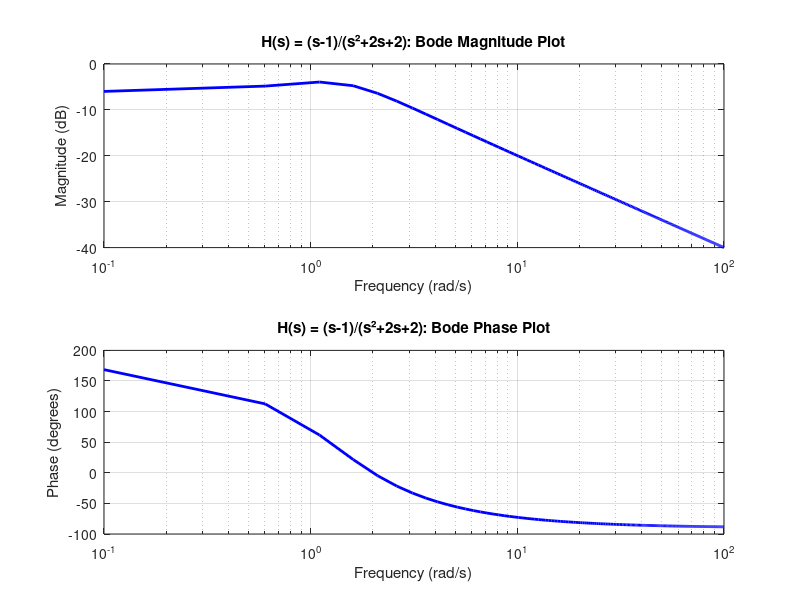
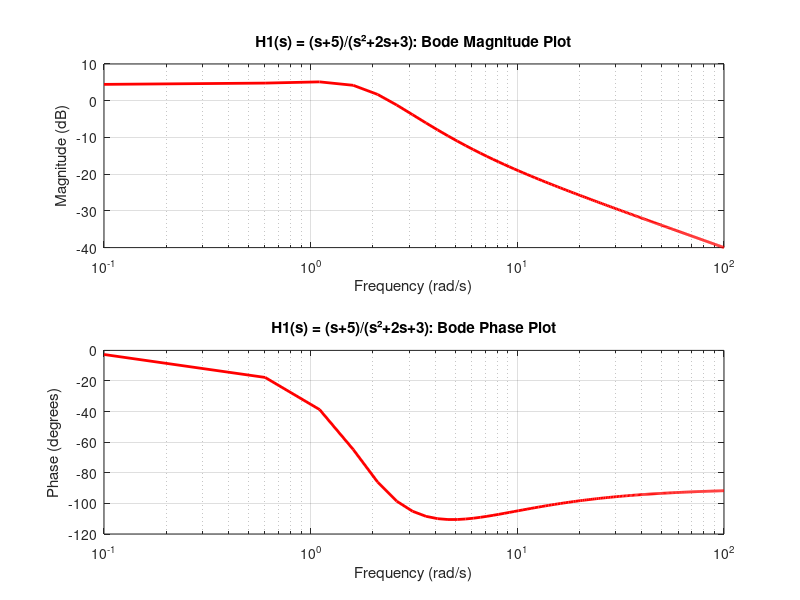
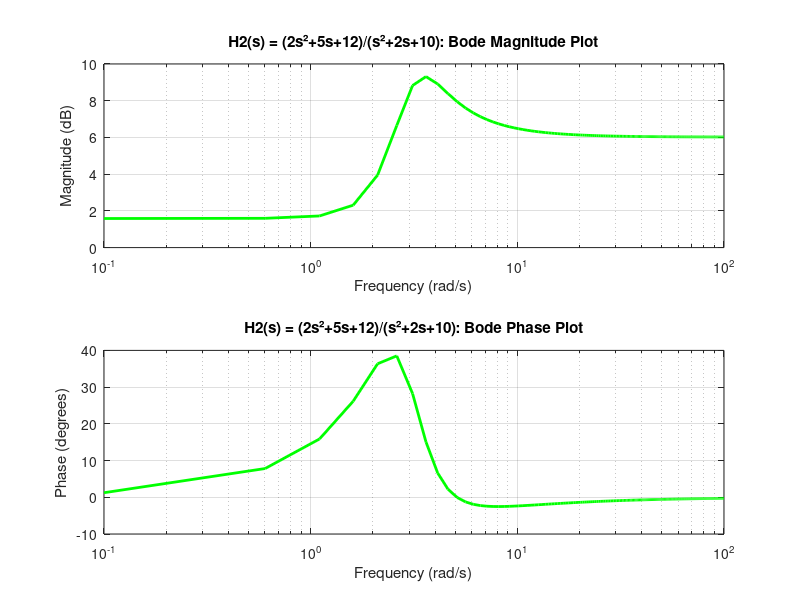
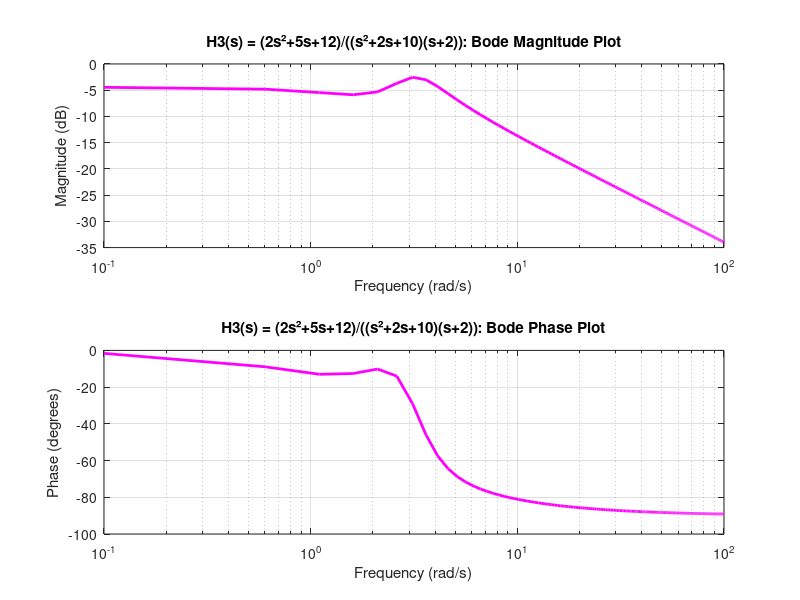

These figures' MATLAB source, in order:
clear all;
close all;

% Define all transfer functions
b = [1 -1];        % Numerator coefficients - H(s)
a = [1 2 2];       % Denominator coefficients - H(s)

b1 = [1 5];        % Numerator coefficients - H1(s)
a1 = [1 2 3];      % Denominator coefficients - H1(s)

b2 = [2 5 12];     % Numerator coefficients - H2(s)
a2 = [1 2 10];     % Denominator coefficients - H2(s)

b3 = [2 5 12];     % Numerator coefficients - H3(s)
a3 = conv([1 2 10],[1 2]); % Denominator coefficients - H3(s)

% Generate frequency vector with 200 samples (rad/s)
omega = linspace(0.1, 100, 200);  % Positive frequencies for Bode plots

% Calculate frequency responses for all transfer functions
H = freqs(b, a, omega);
H1 = freqs(b1, a1, omega);
H2 = freqs(b2, a2, omega);
H3 = freqs(b3, a3, omega);

% Figure 1: H(s) = (s-1)/(s²+2s+2)
figure;
subplot(2,1,1);
semilogx(omega, 20*log10(abs(H)), 'b-', 'LineWidth', 2);
grid on;
xlabel('Frequency (rad/s)');
ylabel('Magnitude (dB)');
title('H(s) = (s-1)/(s²+2s+2): Bode Magnitude Plot');

subplot(2,1,2);
semilogx(omega, angle(H)*180/pi, 'b-', 'LineWidth', 2);
grid on;
xlabel('Frequency (rad/s)');
ylabel('Phase (degrees)');
title('H(s) = (s-1)/(s²+2s+2): Bode Phase Plot');

% Figure 2: H1(s) = (s+5)/(s²+2s+3)
figure;
subplot(2,1,1);
semilogx(omega, 20*log10(abs(H1)), 'r-', 'LineWidth', 2);
grid on;
xlabel('Frequency (rad/s)');
ylabel('Magnitude (dB)');
title('H1(s) = (s+5)/(s²+2s+3): Bode Magnitude Plot');

subplot(2,1,2);
semilogx(omega, angle(H1)*180/pi, 'r-', 'LineWidth', 2);
grid on;
xlabel('Frequency (rad/s)');
ylabel('Phase (degrees)');
title('H1(s) = (s+5)/(s²+2s+3): Bode Phase Plot');

% Figure 3: H2(s) = (2s²+5s+12)/(s²+2s+10)
figure;
subplot(2,1,1);
semilogx(omega, 20*log10(abs(H2)), 'g-', 'LineWidth', 2);
grid on;
xlabel('Frequency (rad/s)');
ylabel('Magnitude (dB)');
title('H2(s) = (2s²+5s+12)/(s²+2s+10): Bode Magnitude Plot');

subplot(2,1,2);
semilogx(omega, angle(H2)*180/pi, 'g-', 'LineWidth', 2);
grid on;
xlabel('Frequency (rad/s)');
ylabel('Phase (degrees)');
title('H2(s) = (2s²+5s+12)/(s²+2s+10): Bode Phase Plot');

% Figure 4: H3(s) = (2s²+5s+12)/((s²+2s+10)(s+2))
figure;
subplot(2,1,1);
semilogx(omega, 20*log10(abs(H3)), 'm-', 'LineWidth', 2);
grid on;
xlabel('Frequency (rad/s)');
ylabel('Magnitude (dB)');
title('H3(s) = (2s²+5s+12)/((s²+2s+10)(s+2)): Bode Magnitude Plot');

subplot(2,1,2);
semilogx(omega, angle(H3)*180/pi, 'm-', 'LineWidth', 2);
grid on;
xlabel('Frequency (rad/s)');
ylabel('Phase (degrees)');
title('H3(s) = (2s²+5s+12)/((s²+2s+10)(s+2)): Bode Phase Plot');

% Display transfer function information
fprintf('Transfer Functions:\n');
fprintf('H(s)  = (s-1)/(s²+2s+2)\n');
fprintf('H1(s) = (s+5)/(s²+2s+3)\n');
fprintf('H2(s) = (2s²+5s+12)/(s²+2s+10)\n');
fprintf('H3(s) = (2s²+5s+12)/((s²+2s+10)(s+2))\n');
fprintf('Frequency range: %.1f to %.1f rad/s\n', omega(1), omega(end));
fprintf('Number of frequency points: %d\n', length(omega));